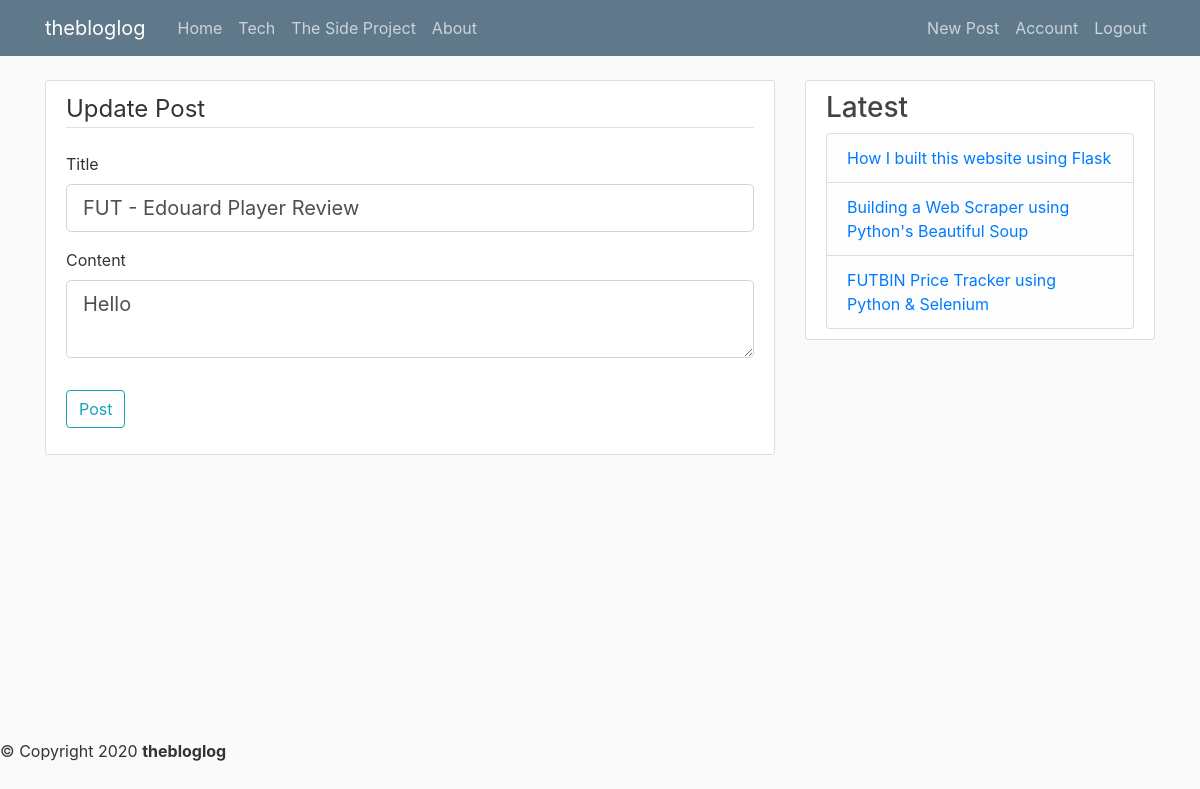
The app's page /post/2/update (signed in), older data.
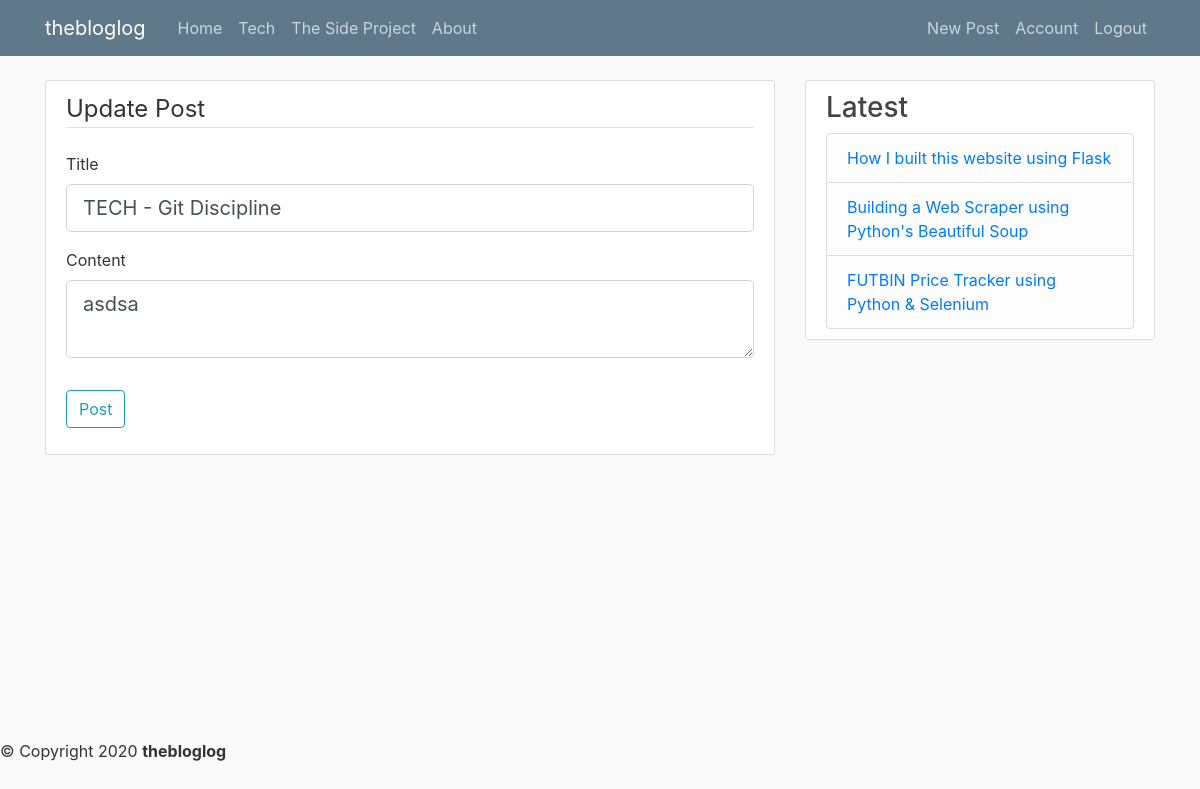
The same page, newer data.
### flaskblog/models.py (models this page shows, shortened)
class Post(db.Model):
    id = db.Column(db.Integer, primary_key=True)
    title = db.Column(db.String(100), nullable=False)
    date_posted = db.Column(db.DateTime, nullable=False, default=datetime.utcnow)
    content = db.Column(db.Text, nullable=False)
    user_id = db.Column(db.Integer, db.ForeignKey('user.id'), nullable=False)

### flaskblog/posts/routes.py (the view)
@posts.route("/post/<int:post_id>/update", methods=['GET', 'POST'])
@login_required
def update_post(post_id):
    post = Post.query.get_or_404(post_id)
    if post.author != current_user:
        abort(403)
    form = PostForm()
    if form.validate_on_submit():
        post.title = form.title.data
        post.content = form.content.data
        db.session.commit()
        flash('Your post has been updated successfully', 'success')
        return redirect(url_for('posts.post', post_id=post.id))
    elif request.method == 'GET':
        form.title.data = post.title
        form.content.data = post.content
    return render_template('create_post.html', title='Update Post', form=form, post=post, legend='Update Post')

### flaskblog/posts/forms.py
class PostForm(FlaskForm):
    title = StringField('Title', validators=[DataRequired()])
    content = TextAreaField('Content', validators=[DataRequired()])
    submit = SubmitField('Post')

### flaskblog/models.py (called while the page is built)
@login_manager.user_loader
def load_user(user_id):
    return User.query.get(int(user_id))

### flaskblog/templates/create_post.html (shortened to what this page needs)
{% extends "layout.html" %}
{% block content %}
    <div class="content-section">
        <form method="POST" action="">
            <fieldset class="form-group">
                <legend class="border-bottom mb-4"> {{ legend }} </legend>
                 <div class="form-group">
                {{ form.title.label(class="form-control-label") }}
                    {% if form.title.errors %}
                        {{ form.title(class="form-control form-control-lg is-invalid") }}
                        <div class="invalid-feedback">
                            {% for error in form.title.errors %}
                                <span> {{ error }} </span>
                        </div>
                            {% endfor %}
                    {% else %}
                        {{ form.title(class="form-control form-control-lg") }}
                    {% endif %}
                </div>
                 <div class="form-group">
                {{ form.content.label(class="form-control-label") }}
                    {% if form.content.errors %}
                        {{ form.content(class="form-control form-control-lg is-invalid") }}
                        <div class="invalid-feedback">
                            {% for error in form.content.errors %}
                                <span> {{ error }} </span>
                        </div>
                            {% endfor %}
                    {% else %}
                        {{ form.content(class="form-control form-control-lg") }}
                    {% endif %}
                </div>
            </fieldset>
             <div class="form-group">
                {{ form.submit(class="btn btn-outline-info") }}
             </div>
            </form>
    </div>
{% endblock content %}

Row changes from the older to the newer data that the page shows:
changed Post: title "FUT - Edouard Player Review" → "TECH - Git Discipline"; content "Hello" → "asdsa"
